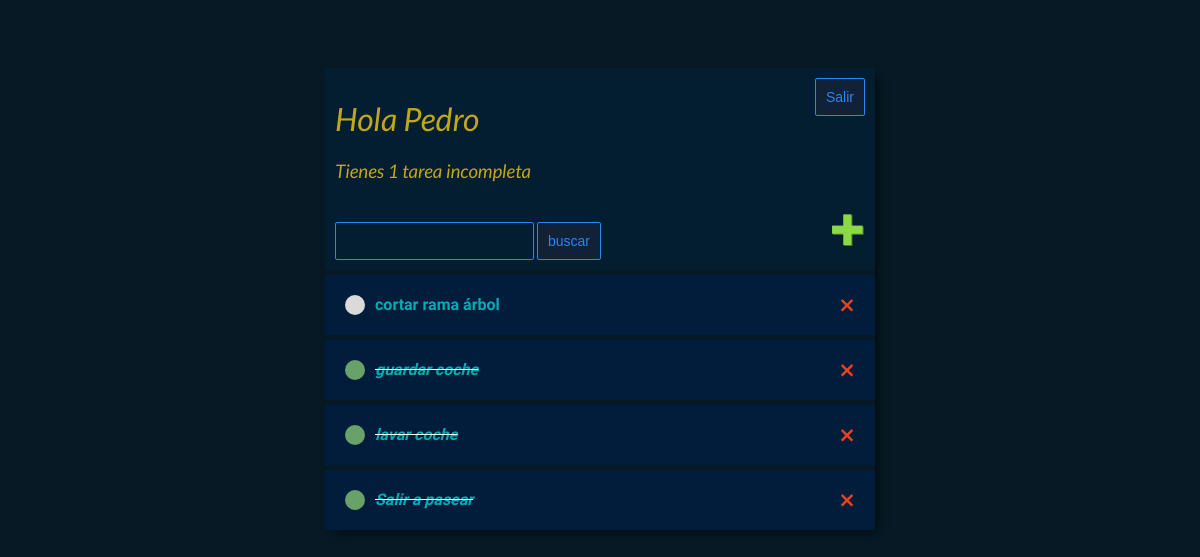
Screenshot of / (signed in) with the database file from the repository.
### base/models.py (models this page shows)
class Tarea(models.Model):
    usuario = models.ForeignKey(User, on_delete = models.CASCADE, null = True, blank = True)
    titulo = models.CharField(max_length = 200)
    descripcion = models.TextField(null = True, blank = True)
    completo = models.BooleanField(default = False)
    creado = models.DateTimeField(auto_now_add = True)
    def __str__(self):
        return self.titulo
    class Meta:
        ordering = ["completo"]

### base/views.py (the view)
# urls.py: urlpatterns = [path('', ListaPendientes.as_view(), name = "tareas"),
class ListaPendientes(LoginRequiredMixin, ListView):
    model = Tarea
    context_object_name = "tareas"
    def get_context_data(self, **kwargs):
        context = super().get_context_data(**kwargs)
        context['tareas'] = context['tareas'].filter(usuario = self.request.user)
        context['count'] = context['tareas'].filter(completo = False).count()
        valor_buscado = self.request.GET.get('area-buscar') or ""
        if valor_buscado:
            context['tareas'] = context['tareas'].filter(titulo__icontains = valor_buscado)
        context['valor_buscado'] = valor_buscado
        return context

### base/templates/base/tarea_list.html (shortened to what this page needs)
{% extends 'base/principal.html' %}
{% block content %}
<div class="barra-superior">
    <div>
        <h1>Hola {{request.user|title}}</h1>
        <h3 style="margin:0">Tienes <i>{{count}}</i> tarea{{count|pluralize}} incompleta{{count|pluralize}}</h3>
    </div>
    {% if request.user.is_authenticated %}
    <form method="post" action="{% url 'logout' %}">
        <button class="boton" type="submit">Salir</button>
    </form>
    {% else %}
    <a href="{% url 'login' %}">Ingresar</a>
    {% endif %}
</div>
<div id="envoltorio-agregar-buscar">
    <form method = "GET" style="margin-top: 20px; display: flex;">
        <input type = "text" name = "area-buscar" value = "{{valor_buscado}}">
        <input class="boton" type = "submit" value = "buscar">
    </form>
    <a id="enlace-agregar" href="{% url 'crear-tarea' %}">&#x271A;</a>
</div>
<div class="envoltorio-items-tarea">
    {% for tarea in tareas %}
    <div class="envoltorio-tarea">
        {% if tarea.completo %}
        <div class="titulo-tarea">
            <div class="icono-tarea-completa"></div>
            <i><s><a href="{% url 'editar-tarea' tarea.id %}">{{tarea}}</a></s></i>
        </div>
        <a class="enlace-eliminar" href="{% url 'eliminar-tarea' tarea.id %}">&#x2A2F;</a>
        {% else %}
        <div class="titulo-tarea">
            <div class="icono-tarea-incompleta"></div>
            <a href="{% url 'editar-tarea' tarea.id %}">{{tarea}}</a>
        </div>
        <a class="enlace-eliminar" href="{% url 'eliminar-tarea' tarea.id %}">&#x2A2F;</a>
        {% endif %}
    </div>
    {% empty %}
    <h3>No hay elementos en esta lista</h3>
    {% endfor %}
</div>
{% endblock content %}

### base/templates/base/principal.html (style rules this page uses)
body { background-color: #061924; font-family: "Abel", sans-serif; font-weight: 400; font-style: normal; padding-top: 60px; }
h1, h2, h3, h4, h5, h6 { font-family: "Lato", sans-serif; font-weight: 400; font-style: italic; }
.barra-superior { display: flex; justify-content: space-between; color: #C2A71D; padding: 10px; border-radius: 5px 5px 0 0; background-color: #021E30; }
a, p { color: #ffffff; }
.envoltorio-tarea { display: flex; align-items: center; justify-content: space-between; padding: 20px; background-color: #021D3B; border-top: 5px solid #061924; }
.titulo-tarea { display: flex; }
.titulo-tarea a { text-decoration: none; color: #04AAB5; margin-left: 10px; font-weight: bold; }
.icono-tarea-completa { height: 20px; width: 20px; background-color: #69A269; border-radius: 25px; }
.icono-tarea-incompleta { height: 20px; width: 20px; background-color: #DADADA; border-radius: 25px; }
.enlace-eliminar { text-decoration: none; font-weight: 900; color: #EA4220; font-size: 20px; line-height: 0; }
#envoltorio-agregar-buscar { display: flex; justify-content: space-between; align-items: center; padding: 10px; }
#enlace-agregar { color: #8AD945; text-decoration: none; font-size: 42px; text-shadow: 1px 1px #4E7A27; }
input[type=text], input[type=password], textarea { border: 1px solid #2787F5; border-radius: 2px; padding: 10px; width: 90%; background-color: #021E30; color: #FFFFFF; }
.boton { border: 1px solid #2787F5; background-color: #112138; color: #2787F5; padding: 10px; font-size: 14px; border-radius: 2px; cursor: pointer; text-decoration: none; margin-left: 3px; }

### rows the page displays
Tarea: titulo "cortar rama árbol"
Tarea: titulo "guardar coche"
Tarea: titulo "lavar coche"
Tarea: titulo "Salir a pasear"

### other values shown
{{ request.user|title }} "Pedro"
{{ count }} "1"
